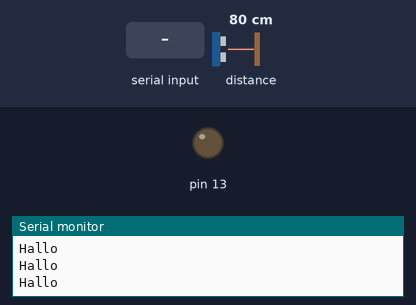
A sketch run on a simulated Arduino Uno, built with avr-gcc and run on an emulated ATmega328P. Parts: output pins drawn as LEDs (lit = HIGH), the last lines printed to the serial monitor. Wiring (inferred from the names in the program): SRF02/SRF08 range finder at I2C address 0x72; SRF02/SRF08 range finder at I2C address 0x74. Inputs (shaded band) come from the test bench; at power-on: distance to the obstacle 80 cm.

Above: at 0.8 s.
0.9 s: byte 30 received over Serial
At 1.4 s:
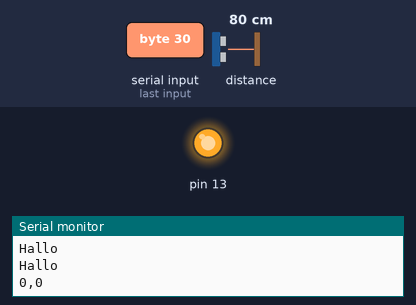
Timing chart, 0 to 3.9 s (numbered marks = the images above; inputs shaded):
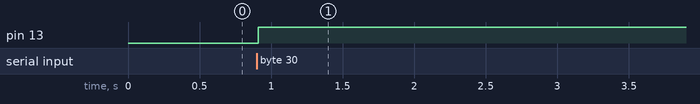

The sketch:

ussensor2.ino
```cpp
#include <Wire.h>

#include <SRF02.h>

SRF02 srf02[] = {
  //SRF02(0x71, SRF02_CENTIMETERS),
  SRF02(0x72, SRF02_CENTIMETERS),
  //SRF02(0x73, SRF02_CENTIMETERS),
  SRF02(0x74, SRF02_CENTIMETERS)
  };
  unsigned long nextPrint = 0;
  int numSensors=2;
unsigned int limit=250;
unsigned long nachlauf=5000;
unsigned long time=millis()+nachlauf;
void setup() {
  Serial.begin(9600);
  Wire.begin();
  SRF02::setInterval(70);
  pinMode(13,OUTPUT);
  digitalWrite(13, LOW);
  SRF02::initSequence();
  while (Serial.available() <=0) {
    Serial.println("Hallo");
  }

}
void loop() {
  unsigned long val[4];
  boolean lightOn;
  lightOn=false;
  for (int i=0; i < numSensors;i++) {
    SRF02::updateSequence();
    val[i]=srf02[i].read();
    //      Serial.print ("Sensor ");
    //      Serial.print (i);
    //      Serial.print(" Wert ");
    //      Serial.println(val);
    if (val[i] > 0 && val[i] < limit) {
      lightOn=true;
    }

  }
  if (lightOn||time>millis()) {
    digitalWrite(13, HIGH);
    if (lightOn){
      time=millis()+nachlauf;
    }
  }
  else {
    digitalWrite(13, LOW);
  }
  if (Serial.available() > 0) {
    int inByte=Serial.read();
    for (int i=0; i < numSensors;i++) {
      if (i<numSensors-1) {
        Serial.print(val[i]);
        Serial.print(",");
      }
      else {
        Serial.println(val[i]);
      }
    }
  }
}
```

Measured:
- after the input at 0.9 s, pin 13: LOW → HIGH at once
